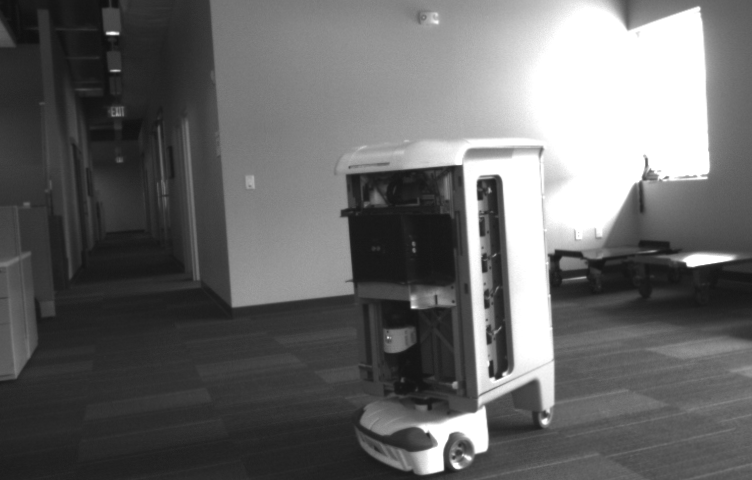
#> input picture python/3dimg.d/Left.png, 752 x 480 px
$ python edges.py
#> lines starting #> are read from the running program, lines starting #| are printed output that depends on the picture; after the words box and inside, x2 and y2 are one past the last pixel; in counts of white or black regions, pixels touching at a corner belong together
import matplotlib.pyplot as plt
import matplotlib.image as mpimg
import numpy as np
import cv2


image = mpimg.imread('Left.png')
#> image is the input picture: shape (480, 752) float32; min 0.0588, max 1, mean 0.407

image = image*255
image = image.astype(np.uint8)

print("This image is type")
print(image.dtype)
#| uint8

# Display the original image
# plt.figure(1)
# plt.imshow(image, cmap='gray')

# Define a kernel size and apply Gaussian smoothing
kernel_size = 9
blur_gray = cv2.GaussianBlur(image,(kernel_size, kernel_size),0)

# Display the original image
plt.subplot(221)
plt.imshow(blur_gray, cmap='gray')

# Define our parameters for Canny and apply
low_threshold = 10
high_threshold = 100
edges = cv2.Canny(blur_gray, low_threshold, high_threshold)
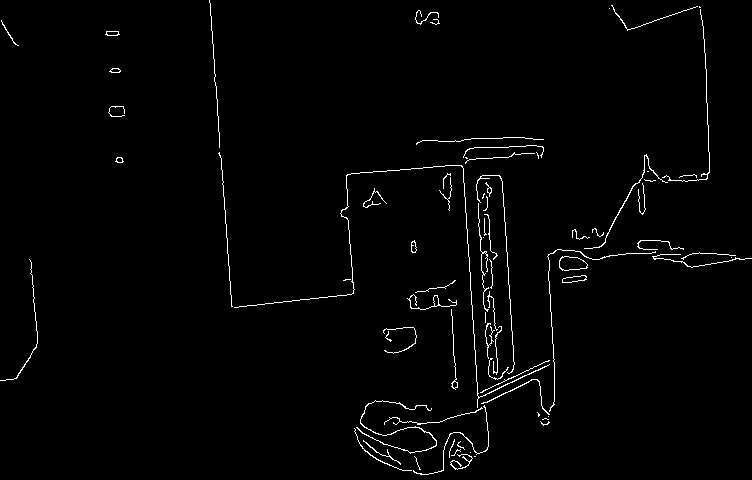
#> edges: shape (480, 752); 1.6% white in thin lines or dots

low_threshold = 100
high_threshold = 150
edges2 = cv2.Canny(blur_gray, low_threshold, high_threshold)
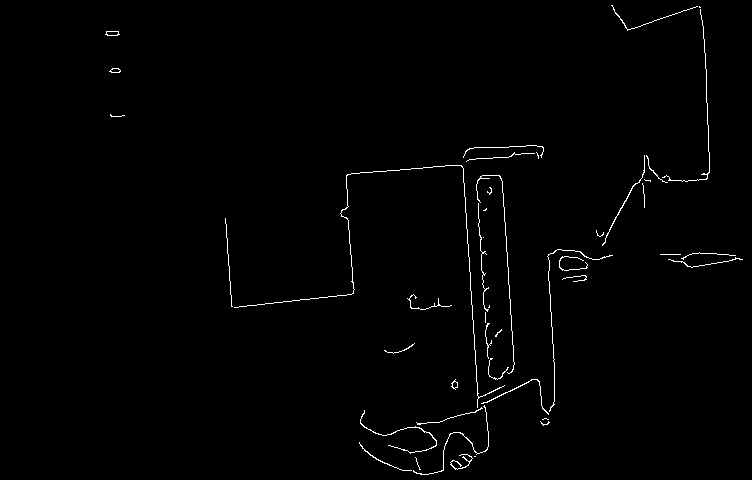
#> edges2: shape (480, 752); 0.98% white in thin lines or dots, all inside (x1, y1, x2, y2) = (105, 5, 743, 475)

low_threshold = 10
high_threshold = 80
edges3 = cv2.Canny(blur_gray, low_threshold, high_threshold)
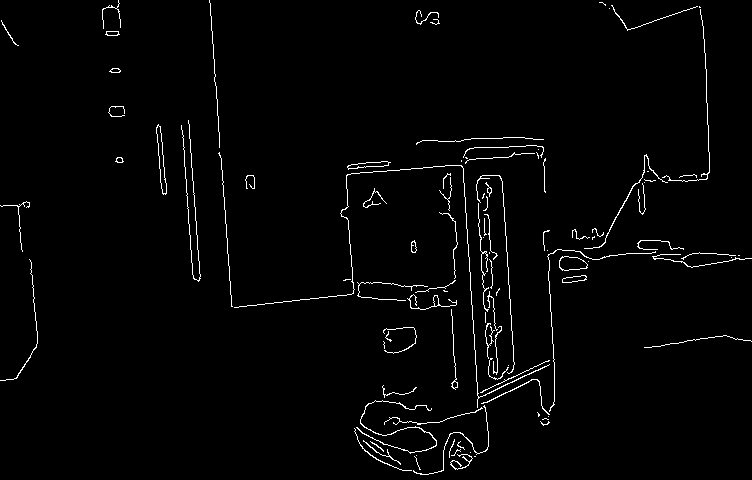
#> edges3: shape (480, 752); 1.9% white in thin lines or dots

# Display the edges image
plt.subplot(222)
plt.imshow(edges, cmap='gray')

plt.subplot(223)
plt.imshow(edges2, cmap='gray')

plt.subplot(224)
plt.imshow(edges3, cmap='gray')

# Morphological image
ret, mask = cv2.threshold(edges3, 200, 255, cv2.THRESH_BINARY)

plt.figure(2)
plt.subplot(121)
plt.imshow(mask)
kernel = np.ones((3,3),np.uint8)
dilation = cv2.dilate(mask,kernel,iterations = 1)
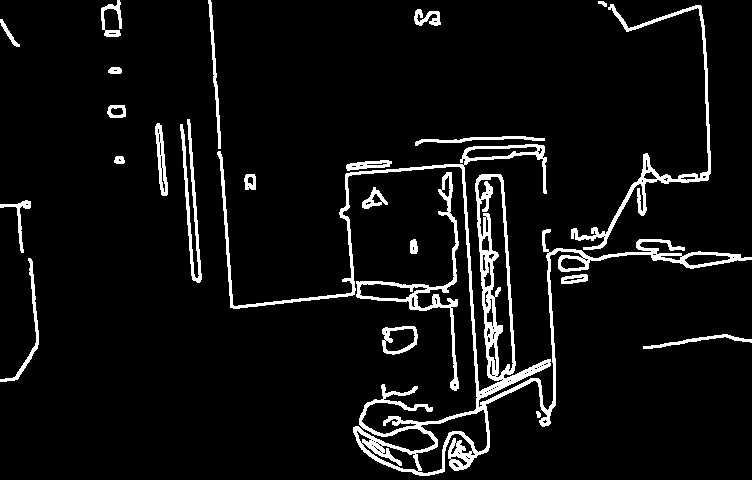
#> dilation: shape (480, 752); 6.3% white; 24 white regions, largest, box (x1, y1, x2, y2) and area: (217, 144, 752, 476) 12547, (571, 4, 711, 250) 2315, (356, 172, 459, 391) 1877
opening = cv2.morphologyEx(dilation, cv2.MORPH_OPEN, kernel)
plt.subplot(122)
plt.imshow(opening)

# Show images
plt.show()

$ run again, with python/3dimg.d/simpledisparity.png copied over python/3dimg.d/Left.png
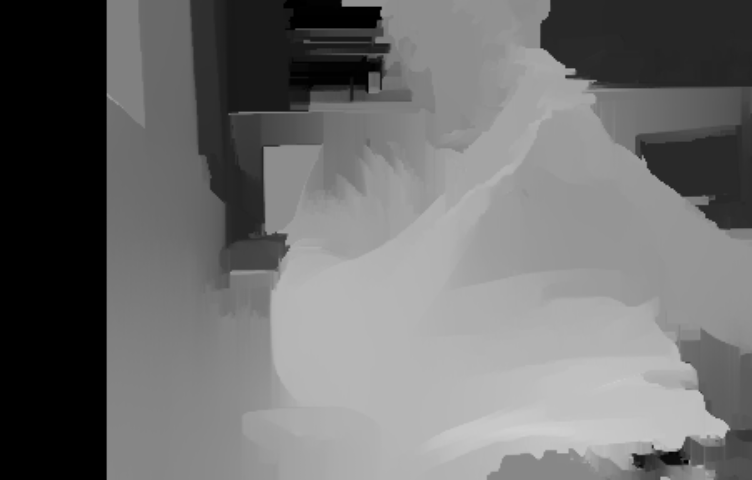
#> input picture python/3dimg.d/simpledisparity.png, 752 x 480 px
#> image is the input picture: shape (480, 752) float32; min 0, max 0.816, mean 0.435
#| uint8
#> `edges = cv2.Canny(blur_gray, low_threshold, high_threshold)`:
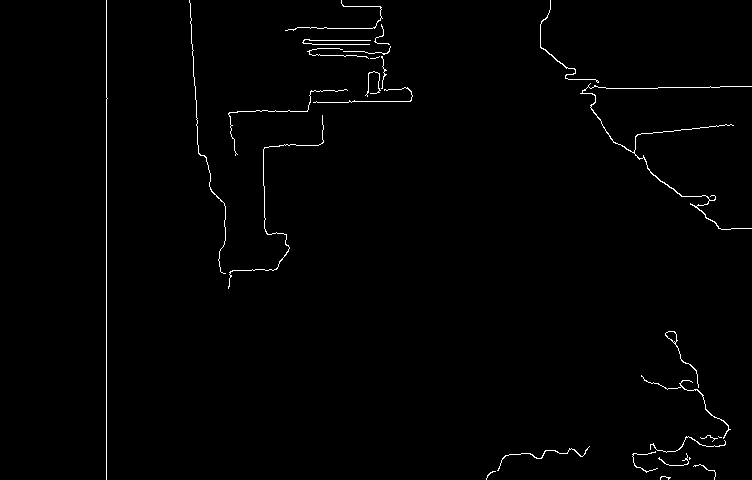
#> edges: shape (480, 752); 0.99% white in thin lines or dots, all inside (x1, y1, x2, y2) = (106, 0, 752, 480)
#> `dilation = cv2.dilate(mask,kernel,iterations = 1)`:
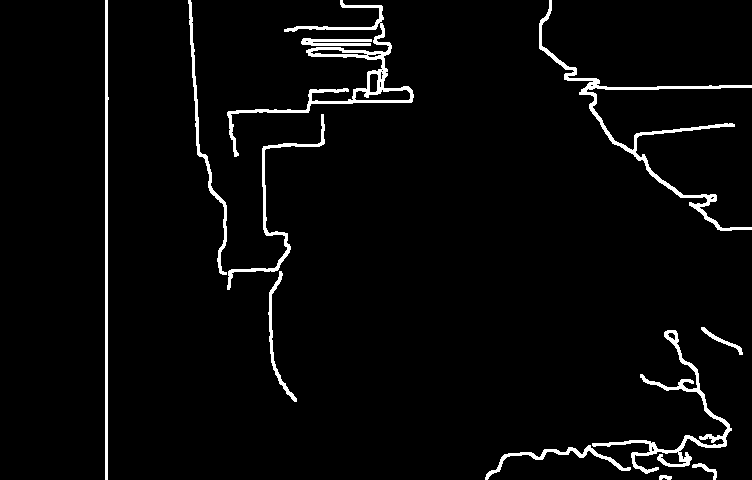
#> dilation: shape (480, 752); 3.5% white; 12 white regions, largest, box (x1, y1, x2, y2) and area: (227, 0, 414, 157) 2720, (539, 0, 752, 231) 2570, (592, 330, 732, 474) 1982
